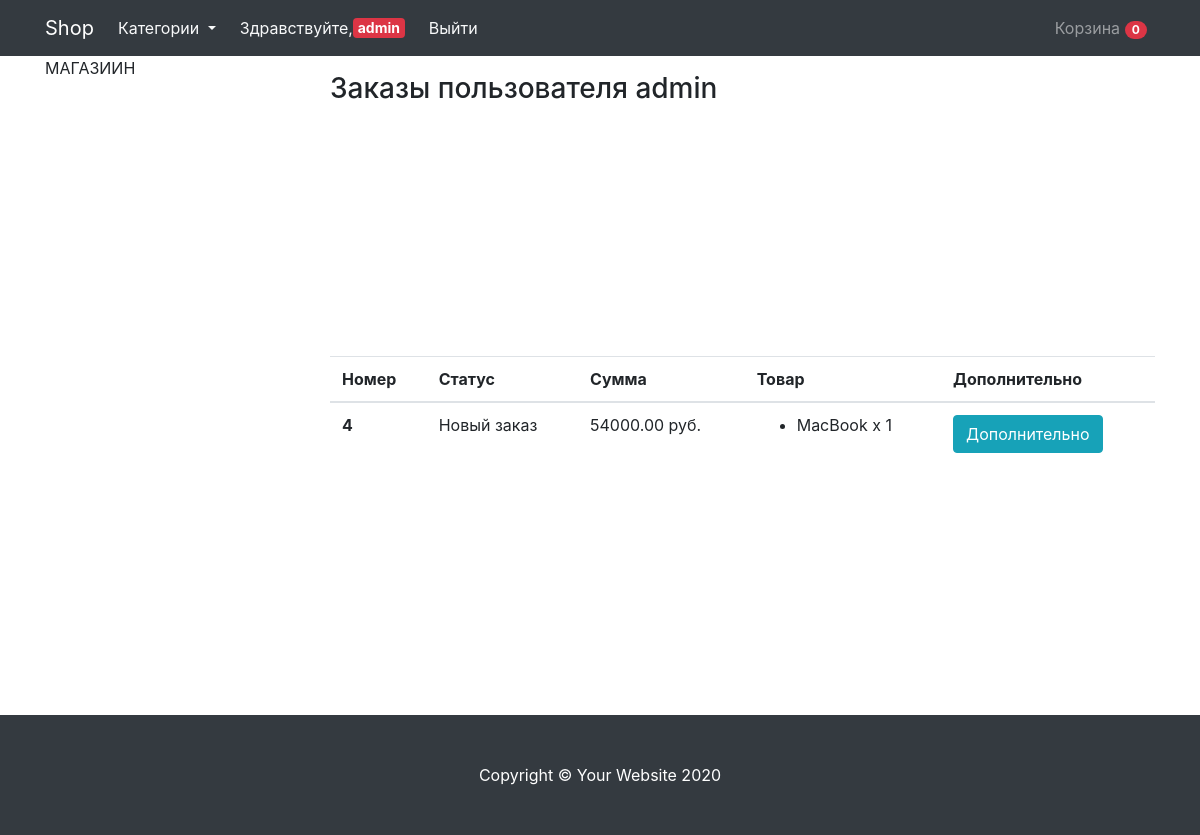
/profile/ (signed in), run on the app's committed database.
### mainapp/models.py (models this page shows, shortened)
class Cart(models.Model):
    owner = models.ForeignKey('Customer', null=True, verbose_name='Владелец', on_delete=models.CASCADE)
    products = models.ManyToManyField(CartProduct, blank=True, related_name='related_cart')
    total_products = models.PositiveIntegerField(default=0)
    final_price = models.DecimalField(max_digits=9, default=0, decimal_places=2, verbose_name='Общая цена')
    in_order = models.BooleanField(default=False)
    for_anonymous_user = models.BooleanField(default=False)

class Order(models.Model):
    STATUS_NEW = 'new'
    STATUS_IN_PROGRESS = 'in_progress'
    STATUS_READY = 'is_ready'
    STATUS_COMPLETED = 'completed'
    BUYING_TYPE_SELF = 'self'
    BUYING_TYPE_DELIVERY = 'delivery'
    STATUS_CHOICES = {
        (STATUS_NEW, 'Новый заказ'),
        (STATUS_IN_PROGRESS, 'Заказ в обработке'),
        (STATUS_READY, 'Заказ готов'),
        (STATUS_COMPLETED, 'Заказ выполнен'),
    }
    BUYING_TYPE_CHOICES = {
        (BUYING_TYPE_SELF, 'Самовывоз'),
        (BUYING_TYPE_DELIVERY, 'Доставка'),
    }
    customer = models.ForeignKey(Customer, verbose_name='Покупатель', related_name='related_orders', on_delete=models.CASCADE)
    first_name = models.CharField(max_length=255, verbose_name='Имя')
    last_name = models.CharField(max_length=255, verbose_name='Фамилия')
    phone = models.CharField(max_length=20, verbose_name='Телефон')
    cart = models.ForeignKey(Cart, verbose_name='Корзина', on_delete=models.CASCADE, null=True, blank=True)
    address = models.CharField(max_length=1024, verbose_name='Адрес', null=True, blank=True)
    status = models.CharField(
        max_length=100,
        verbose_name='Статус заказа',
        choices=STATUS_CHOICES,
        default=STATUS_NEW,
    )
    buying_type = models.CharField(
        max_length=100,
        verbose_name='Тип заказа',
        choices=BUYING_TYPE_CHOICES,
        default=BUYING_TYPE_SELF,
    )
    comment = models.TextField(verbose_name='Комментарий', null=True, blank=True)
    created_at = models.DateTimeField(auto_now=True, verbose_name='Дата создаия заказа')
    order_date = models.DateField(verbose_name='Дата получения заказа', default=timezone.now)

class CartProduct(models.Model):
    user = models.ForeignKey('Customer', verbose_name='Покупатель', on_delete=models.CASCADE)
    cart = models.ForeignKey('Cart', verbose_name='Корзина', on_delete=models.CASCADE, related_name='related_products')
    product = models.ForeignKey(Product, verbose_name='Товар', on_delete=models.CASCADE)
    qty = models.PositiveIntegerField(default=1)  # Кол-во товара
    final_price = models.DecimalField(max_digits=9, decimal_places=2, verbose_name='Общая цена')

class Product(models.Model):
    category = models.ForeignKey(Category, verbose_name='Категория',
                                 on_delete=models.CASCADE)  # Связь с категориями и обязательный on_delet, что бы удалять. разрывать все связи
    title = models.CharField(max_length=255, verbose_name='Наименование')
    slug = models.SlugField(unique=True)
    image = models.ImageField(verbose_name='Изображение')
    description = models.TextField(verbose_name='Описание', null=True)
    price = models.DecimalField(max_digits=9, decimal_places=2, verbose_name='Цена')

### mainapp/views.py (the view)
# urls.py: path('profile/', ProfileView.as_view(), name='profile'),
class ProfileView(CartMixin, View):
    def get(self, request, *args, **kwargs):
        customer = Customer.objects.get(user=request.user)
        orders = Order.objects.filter(customer=customer).order_by('-created_at')
        categories = Category.objects.all()
        return render(
            request,
            'profile.html',
            {'orders': orders, 'cart': self.cart, 'categories': categories}
        )

### mainapp/mixins.py (called while the page is built)
    def dispatch(self, request, *args, **kwargs):
        if request.user.is_authenticated:
            customer = Customer.objects.filter(user=request.user).first()
            if not customer:
                customer = Customer.objects.create(user=request.user)
            cart = Cart.objects.filter(owner=customer, in_order=False).first()
            if not cart:
                cart = Cart.objects.create(owner=customer)
        else:
            cart = Cart.objects.filter(for_anonymous_user=True).first()
            if not cart:
                cart = Cart.objects.create(for_anonymous_user=True)
        self.cart = cart
        return super().dispatch(request, *args, **kwargs)

### mainapp/models.py (called while the page is built)
    def get_absolute_url(self):
        return reverse('category_detail', kwargs={'slug': self.slug})

### mainapp/templates/profile.html (shortened to what this page needs)
{% extends 'base.html' %}
{% block content %}
<h3 class="mt-3 mb-3">Заказы пользователя {{ request.user.username }}</h3>
{% if not orders.count %}
<div class="col-mb-12" style="margin-top: 300px; margin-bottom: 300px;">
    <h3>У вас ещё нет заказов. <a href="{% url 'base' %}">Начните делать покупки</a></h3>
</div>
{% else %}
<div class="col-mb-12" style="margin-bottom: 250px; margin-top: 250px;">
    <table class="table">
        <thead>
            <th scope="col">Номер</th>
            <th scope="col">Статус</th>
            <th scope="col">Сумма</th>
            <th scope="col">Товар</th>
            <th scope="col">Дополнительно</th>
        </thead>
        <tbody>
        {% for order in orders %}
        <tr>
            <th scope="row">{{ order.id }}</th>
            <td>{{ order.get_status_display }}</td>
            <td>{{ order.cart.final_price }} руб.</td>
            <td>
                <ul>
                    {% for item in order.cart.products.all %}
                    <li>{{ item.product.title }} x {{ item.qty }}</li>
                    {% endfor %}
                </ul>
            </td>
            <td>
                <button class="btn btn-info" data-toggle="modal" data-target="#exampleModal-{{ order.id }}">
                    Дополнительно
                </button>
            </td>
        </tr>
        {% endfor %}
        </tbody>
    </table>
</div>
{% endif %}
{% endblock %}

### mainapp/templates/base.html (shortened to what this page needs)
{% load static %}
<html lang="en">
<head>
    <link rel="stylesheet" href="https://maxcdn.bootstrapcdn.com/bootstrap/4.0.0/css/bootstrap.min.css"
>
</head>
<body>
<nav class="navbar navbar-expand-lg navbar-dark bg-dark fixed-top">
    <div class="container">
        <a class="navbar-brand" href="{% url 'base' %}">Shop</a>
        <div class="collapse navbar-collapse" id="navbarResponsive">
            <ul class="navbar-nav">
                <li class="nav-item dropdown">
                    <a class="nav-link text-light dropdown-toggle" href="#" id="navbarDropdownMenuLink" role="button" data-toggle="dropdown"
                       aria-haspopup="true" aria-expanded="false">
                        Категории
                    </a>
                </li>
            <li class="nav-item">
                {% if request.user.is_authenticated%}<span class="navbar text text-light">Здравствуйте,<span class="badge badge-danger">
                <a style="text-decoration: none; font-size:14px; color: white;" href="{% url 'profile' %}">{{ request.user.username }}</a></span></span>
                <li>
                    <a class="nav-link text-light" href="{% url 'logout' %}">Выйти</a>
                </li>{% endif %}
            </li>
            </ul>
            <ul class="navbar-nav ml-auto">
                <li class="nav-item">
                    <a class="nav-link" href="{% url 'cart' %}">Корзина <span class="badge badge-pill badge-danger">{{ cart.products.count }}</span></a>
                </li>
            </ul>
        </div>
    </div>
</nav>
<div class="container">
    <div class="row">
        <div class="col-lg-3">
            МАГАЗИИН
        </div>
        <div class="col-lg-9">
            {% block content %}{% endblock content %}
        </div>
    </div>
</div>
<footer class="py-5 bg-dark">
    <div class="container">
        <p class="m-0 text-center text-white">Copyright &copy; Your Website 2020</p>
    </div>
</footer>
</body>
</html>

### mainapp/templates/base.html (style rules this page uses)
body { padding-top: 56px; }

### data on the page
Cart: products.count "0"
Order: id "4", status "Новый заказ", cart.final_price "54000.00"
CartProduct: product "MacBook", qty "1"

### other printed values
{{ request.user.username }} "admin"
